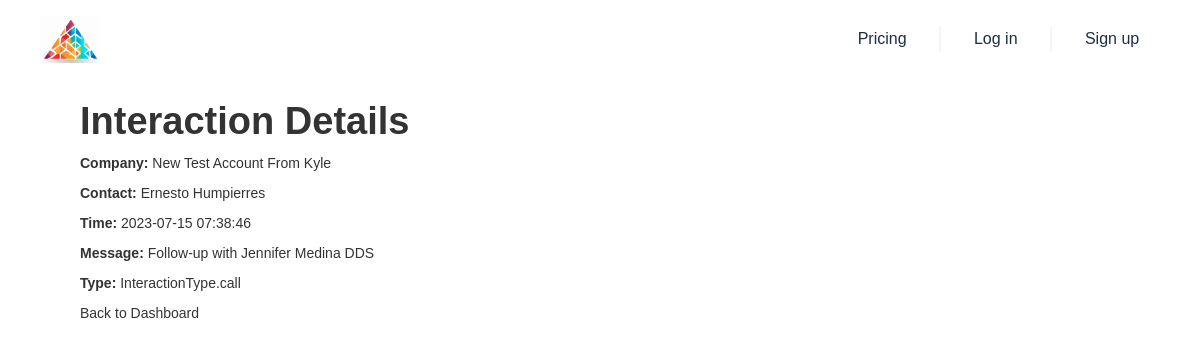
/interaction_details/1, run on the app's committed database.
### app/models.py (models this page shows, shortened)
class Account(db.Model):
    __tablename__ = 'account'
    Id = db.Column(db.String, primary_key=True)
    IsDeleted = db.Column(db.Boolean)
    MasterRecordId = db.Column(db.String)
    Name = db.Column(db.String)
    Type = db.Column(db.String)
    ParentId = db.Column(db.String)
    BillingStreet = db.Column(db.String)
    BillingCity = db.Column(db.String)
    BillingState = db.Column(db.String)
    BillingPostalCode = db.Column(db.String)
    BillingCountry = db.Column(db.String)
    BillingLatitude = db.Column(db.Float)
    BillingLongitude = db.Column(db.Float)
    BillingGeocodeAccuracy = db.Column(db.String)
    ShippingStreet = db.Column(db.String)
    ShippingCity = db.Column(db.String)
    ShippingState = db.Column(db.String)
    ShippingPostalCode = db.Column(db.String)
    ShippingCountry = db.Column(db.String)
    ShippingLatitude = db.Column(db.Float)
    ShippingLongitude = db.Column(db.Float)
    ShippingGeocodeAccuracy = db.Column(db.String)
    Phone = db.Column(db.String)
    Fax = db.Column(db.String)
    AccountNumber = db.Column(db.String)
    Website = db.Column(db.String)
    PhotoUrl = db.Column(db.String)
    Sic = db.Column(db.String)
    Industry = db.Column(db.String)
    AnnualRevenue = db.Column(db.Float)
    NumberOfEmployees = db.Column(db.Integer)
    Ownership = db.Column(db.String)
    TickerSymbol = db.Column(db.String)
    Description = db.Column(db.String)
    Rating = db.Column(db.String)
    Site = db.Column(db.String)
    OwnerId = db.Column(db.String)
    CreatedDate = db.Column(db.DateTime)
    CreatedById = db.Column(db.String)
    LastModifiedDate = db.Column(db.DateTime)
    LastModifiedById = db.Column(db.String)
    SystemModstamp = db.Column(db.DateTime)
    LastActivityDate = db.Column(db.Date)
    LastViewedDate = db.Column(db.Date)
    LastReferencedDate = db.Column(db.Date)
    Jigsaw = db.Column(db.String)
    JigsawCompanyId = db.Column(db.String)
    CleanStatus = db.Column(db.String)
    AccountSource = db.Column(db.String)
    DunsNumber = db.Column(db.String)
    Tradestyle = db.Column(db.String)
    NaicsCode = db.Column(db.String)
    NaicsDesc = db.Column(db.String)
    YearStarted = db.Column(db.String)
    SicDesc = db.Column(db.String)
    DandbCompanyId = db.Column(db.String)
    OperatingHoursId = db.Column(db.String)
    CustomerPriority__c = db.Column(db.String)
    SLA__c = db.Column(db.String)
    Active__c = db.Column(db.String)
    NumberofLocations__c = db.Column(db.Float)
    UpsellOpportunity__c = db.Column(db.String)
    SLASerialNumber__c = db.Column(db.String)
    SLAExpirationDate__c = db.Column(db.Date)
    Rank = db.Column(db.Integer)
    Notes = db.Column(db.Text)
    Score = db.Column(db.Float)
    Overview = db.Column(db.Text)
    Products = db.Column(db.Text)
    Market = db.Column(db.Text)
    Achievements = db.Column(db.Text)
    IndustryPain = db.Column(db.Text)
    Concerns = db.Column(db.Text)
    OperationalChallenges = db.Column(db.Text)
    LatestNews = db.Column(db.Text)
    RecentEvents = db.Column(db.Text)
    CustomerFeedback = db.Column(db.Text)
    RecentPartnerships = db.Column(db.Text)
    Recommendations = db.Column(db.Text)
    Headcount = db.Column(db.Integer)
    TechColumn = db.Column(db.String)
    IntegrationStatus = db.Column(db.Enum('integration', 'neutral', 'competitor', name='integration_status_enum'))
    SubIndustry = db.Column(db.String)

class Contact(db.Model):
    __tablename__ = 'contact'
    Id = db.Column(db.String, primary_key=True)
    IsDeleted = db.Column(db.Boolean)
    MasterRecordId = db.Column(db.String)
    AccountId = db.Column(db.String, db.ForeignKey('account.Id'))
    LastName = db.Column(db.String)
    FirstName = db.Column(db.String)
    Salutation = db.Column(db.String)
    Name = db.Column(db.String)
    MailingStreet = db.Column(db.String)
    MailingCity = db.Column(db.String)
    MailingState = db.Column(db.String)
    MailingPostalCode = db.Column(db.String)
    MailingCountry = db.Column(db.String)
    MailingLatitude = db.Column(db.Float)
    MailingLongitude = db.Column(db.Float)
    MailingGeocodeAccuracy = db.Column(db.String)
    Phone = db.Column(db.String)
    Fax = db.Column(db.String)
    MobilePhone = db.Column(db.String)
    HomePhone = db.Column(db.String)
    OtherPhone = db.Column(db.String)
    AssistantPhone = db.Column(db.String)
    ReportsToId = db.Column(db.String)
    Email = db.Column(db.String)
    Title = db.Column(db.String)
    Department = db.Column(db.String)
    AssistantName = db.Column(db.String)
    LeadSource = db.Column(db.String)
    Birthdate = db.Column(db.Date)
    Description = db.Column(db.String)
    OwnerId = db.Column(db.String)
    CreatedDate = db.Column(db.DateTime)
    CreatedById = db.Column(db.String)
    LastModifiedDate = db.Column(db.DateTime)
    LastModifiedById = db.Column(db.String)
    SystemModstamp = db.Column(db.DateTime)
    LastActivityDate = db.Column(db.Date)
    LastCURequestDate = db.Column(db.Date)
    LastCUUpdateDate = db.Column(db.Date)
    LastViewedDate = db.Column(db.Date)
    LastReferencedDate = db.Column(db.Date)
    EmailBouncedReason = db.Column(db.String)
    EmailBouncedDate = db.Column(db.Date)
    IsEmailBounced = db.Column(db.Boolean)
    PhotoUrl = db.Column(db.String)
    Jigsaw = db.Column(db.String)
    JigsawContactId = db.Column(db.String)
    CleanStatus = db.Column(db.String)
    IndividualId = db.Column(db.String)
    Level__c = db.Column(db.String)
    Languages__c = db.Column(db.String)
    JobRank = db.Column(db.Integer)
    Recommendation = db.Column(db.Text)
    IsPartnerRep = db.Column(db.Boolean, default=False)
    LinkedInUrl = db.Column(db.String)

class Interaction(db.Model):
    __tablename__ = 'interaction'
    id = db.Column(db.Integer, primary_key=True)
    interaction_type = db.Column(db.Enum(InteractionType))
    description = db.Column(db.String)
    timestamp = db.Column(db.DateTime, default=datetime.utcnow)
    account_id = db.Column(db.String, db.ForeignKey('account.Id'))
    user_id = db.Column(db.String, db.ForeignKey('users.id'))
    contactId = db.Column(db.String, db.ForeignKey('contact.Id'))
    account = db.relationship('Account', backref=db.backref('interactions', lazy=True))
    user = db.relationship('User', backref=db.backref('interactions', lazy=True))

### main.py (the view)
@app.route('/interaction_details/<int:interaction_id>')
def interaction_details(interaction_id):
    interaction = Interaction.query.get_or_404(interaction_id)
    account = Account.query.get(interaction.account_id)
    contact = Contact.query.get(interaction.contactId)
    return render_template('interaction_details.html', interaction=interaction, account=account, contact=contact,
                           interaction_id=interaction_id)

### templates/interaction_details.html
{% extends "base.html" %}
{% block content %}
    <div class="container">
        <h1>Interaction Details</h1>
        <p><strong>Company:</strong> {{ account.Name }}</p>
        <p><strong>Contact:</strong> {{ contact.Name }}</p>
        <p><strong>Time:</strong> {{ interaction.timestamp.strftime("%Y-%m-%d %H:%M:%S") }}</p>
        <p><strong>Message:</strong> {{ interaction.description }}</p>
        <p><strong>Type:</strong> {{ interaction.interaction_type }}</p>
        <a href="{{ url_for('sdr_dashboard') }}">Back to Dashboard</a>
    </div>
{% endblock %}

### static/css/webflow.css (style rules this page uses)
* { -webkit-box-sizing: border-box; -moz-box-sizing: border-box; box-sizing: border-box; }
body { margin: 0; min-height: 100%; background-color: #fff; font-family: Arial, sans-serif; font-size: 14px; line-height: 20px; color: #333; }
h1, h2, h3, h4, h5, h6 { font-weight: bold; margin-bottom: 10px; }
h1 { font-size: 38px; line-height: 44px; margin-top: 20px; }
p { margin-top: 0; margin-bottom: 10px; }

### templates/base.html (style rules this page uses)
a { color: inherit; text-decoration: inherit; font-size: inherit; }

### data on the page
Account: Name "New Test Account From Kyle"
Contact: Name "Ernesto Humpierres"
Interaction: timestamp "2023-07-15 07:38:46", description "Follow-up with Jennifer Medina DDS", interaction_type "InteractionType.call"
